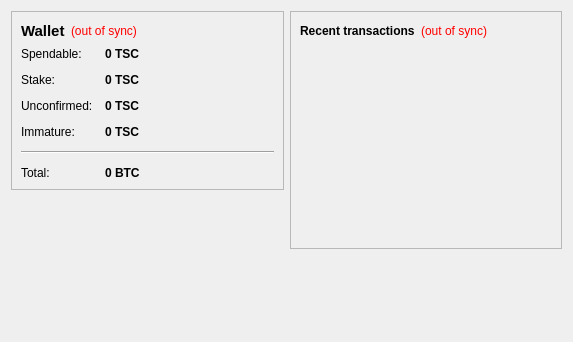
<?xml version="1.0" encoding="UTF-8"?>
<ui version="4.0">
 <class>OverviewPage</class>
 <widget class="QWidget" name="OverviewPage">
  <property name="geometry">
   <rect>
    <x>0</x>
    <y>0</y>
    <width>573</width>
    <height>342</height>
   </rect>
  </property>
  <property name="windowTitle">
   <string>Form</string>
  </property>
  <layout class="QHBoxLayout" name="horizontalLayout" stretch="1,1">
   <item>
    <layout class="QVBoxLayout" name="verticalLayout_2">
     <item>
      <widget class="QFrame" name="frame">
       <property name="frameShape">
        <enum>QFrame::StyledPanel</enum>
       </property>
       <property name="frameShadow">
        <enum>QFrame::Raised</enum>
       </property>
       <layout class="QVBoxLayout" name="verticalLayout_4">
        <item>
         <layout class="QHBoxLayout" name="horizontalLayout_4">
          <item>
           <widget class="QLabel" name="label_5">
            <property name="font">
             <font>
              <pointsize>11</pointsize>
              <weight>75</weight>
              <bold>true</bold>
             </font>
            </property>
            <property name="text">
             <string>Wallet</string>
            </property>
           </widget>
          </item>
          <item>
           <widget class="QLabel" name="labelWalletStatus">
            <property name="toolTip">
             <string>The displayed information may be out of date. Your wallet automatically synchronizes with the Thunderstake network after a connection is established, but this process has not completed yet.</string>
            </property>
            <property name="styleSheet">
             <string notr="true">QLabel { color: red; }</string>
            </property>
            <property name="text">
             <string notr="true">(out of sync)</string>
            </property>
            <property name="alignment">
             <set>Qt::AlignLeading|Qt::AlignLeft|Qt::AlignVCenter</set>
            </property>
           </widget>
          </item>
          <item>
           <spacer name="horizontalSpacer_2">
            <property name="orientation">
             <enum>Qt::Horizontal</enum>
            </property>
            <property name="sizeHint" stdset="0">
             <size>
              <width>40</width>
              <height>20</height>
             </size>
            </property>
           </spacer>
          </item>
         </layout>
        </item>
        <item>
         <layout class="QFormLayout" name="formLayout_2">
          <property name="fieldGrowthPolicy">
           <enum>QFormLayout::AllNonFixedFieldsGrow</enum>
          </property>
          <property name="horizontalSpacing">
           <number>12</number>
          </property>
          <property name="verticalSpacing">
           <number>12</number>
          </property>
          <item row="0" column="0">
           <widget class="QLabel" name="label">
            <property name="text">
             <string>Spendable:</string>
            </property>
           </widget>
          </item>
          <item row="0" column="1">
           <widget class="QLabel" name="labelBalance">
            <property name="font">
             <font>
              <weight>75</weight>
              <bold>true</bold>
             </font>
            </property>
            <property name="cursor">
             <cursorShape>IBeamCursor</cursorShape>
            </property>
            <property name="toolTip">
             <string>Your current spendable balance</string>
            </property>
            <property name="text">
             <string notr="true">0 TSC</string>
            </property>
            <property name="textInteractionFlags">
             <set>Qt::LinksAccessibleByMouse|Qt::TextSelectableByKeyboard|Qt::TextSelectableByMouse</set>
            </property>
           </widget>
          </item>
          <item row="1" column="0">
           <widget class="QLabel" name="label_6">
            <property name="text">
             <string>Stake:</string>
            </property>
           </widget>
          </item>
          <item row="1" column="1">
           <widget class="QLabel" name="labelStake">
            <property name="font">
             <font>
              <weight>75</weight>
              <bold>true</bold>
             </font>
            </property>
            <property name="cursor">
             <cursorShape>IBeamCursor</cursorShape>
            </property>
            <property name="toolTip">
             <string>Total of coins that was staked, and do not yet count toward the current balance</string>
            </property>
            <property name="text">
             <string notr="true">0 TSC</string>
            </property>
            <property name="textInteractionFlags">
             <set>Qt::LinksAccessibleByMouse|Qt::TextSelectableByKeyboard|Qt::TextSelectableByMouse</set>
            </property>
           </widget>
          </item>
          <item row="2" column="0">
           <widget class="QLabel" name="label_3">
            <property name="text">
             <string>Unconfirmed:</string>
            </property>
           </widget>
          </item>
          <item row="2" column="1">
           <widget class="QLabel" name="labelUnconfirmed">
            <property name="font">
             <font>
              <weight>75</weight>
              <bold>true</bold>
             </font>
            </property>
            <property name="cursor">
             <cursorShape>IBeamCursor</cursorShape>
            </property>
            <property name="toolTip">
             <string>Total of transactions that have yet to be confirmed, and do not yet count toward the current balance</string>
            </property>
            <property name="text">
             <string notr="true">0 TSC</string>
            </property>
            <property name="textInteractionFlags">
             <set>Qt::LinksAccessibleByMouse|Qt::TextSelectableByKeyboard|Qt::TextSelectableByMouse</set>
            </property>
           </widget>
          </item>
          <item row="3" column="0">
           <widget class="QLabel" name="labelImmatureText">
            <property name="text">
             <string>Immature:</string>
            </property>
           </widget>
          </item>
          <item row="3" column="1">
           <widget class="QLabel" name="labelImmature">
            <property name="font">
             <font>
              <weight>75</weight>
              <bold>true</bold>
             </font>
            </property>
            <property name="toolTip">
             <string>Mined balance that has not yet matured</string>
            </property>
            <property name="text">
             <string notr="true">0 TSC</string>
            </property>
            <property name="textInteractionFlags">
             <set>Qt::LinksAccessibleByMouse|Qt::TextSelectableByKeyboard|Qt::TextSelectableByMouse</set>
            </property>
           </widget>
          </item>
          <item row="4" column="0" colspan="2">
           <widget class="Line" name="line">
            <property name="orientation">
             <enum>Qt::Horizontal</enum>
            </property>
           </widget>
          </item>
          <item row="5" column="0">
           <widget class="QLabel" name="labelTotalText">
            <property name="text">
             <string>Total:</string>
            </property>
           </widget>
          </item>
          <item row="5" column="1">
           <widget class="QLabel" name="labelTotal">
            <property name="font">
             <font>
              <weight>75</weight>
              <bold>true</bold>
             </font>
            </property>
            <property name="cursor">
             <cursorShape>IBeamCursor</cursorShape>
            </property>
            <property name="toolTip">
             <string>Your current total balance</string>
            </property>
            <property name="text">
             <string notr="true">0 BTC</string>
            </property>
            <property name="textInteractionFlags">
             <set>Qt::LinksAccessibleByMouse|Qt::TextSelectableByKeyboard|Qt::TextSelectableByMouse</set>
            </property>
           </widget>
          </item>
         </layout>
        </item>
       </layout>
      </widget>
     </item>
     <item>
      <spacer name="verticalSpacer">
       <property name="orientation">
        <enum>Qt::Vertical</enum>
       </property>
       <property name="sizeHint" stdset="0">
        <size>
         <width>20</width>
         <height>40</height>
        </size>
       </property>
      </spacer>
     </item>
    </layout>
   </item>
   <item>
    <layout class="QVBoxLayout" name="verticalLayout_3">
     <item>
      <widget class="QFrame" name="frame_2">
       <property name="frameShape">
        <enum>QFrame::StyledPanel</enum>
       </property>
       <property name="frameShadow">
        <enum>QFrame::Raised</enum>
       </property>
       <layout class="QVBoxLayout" name="verticalLayout">
        <item>
         <layout class="QHBoxLayout" name="horizontalLayout_2">
          <item>
           <widget class="QLabel" name="label_4">
            <property name="text">
             <string>&lt;b&gt;Recent transactions&lt;/b&gt;</string>
            </property>
           </widget>
          </item>
          <item>
           <widget class="QLabel" name="labelTransactionsStatus">
            <property name="toolTip">
             <string>The displayed information may be out of date. Your wallet automatically synchronizes with the Thunderstake network after a connection is established, but this process has not completed yet.</string>
            </property>
            <property name="styleSheet">
             <string notr="true">QLabel { color: red; }</string>
            </property>
            <property name="text">
             <string notr="true">(out of sync)</string>
            </property>
            <property name="alignment">
             <set>Qt::AlignRight|Qt::AlignTrailing|Qt::AlignVCenter</set>
            </property>
           </widget>
          </item>
          <item>
           <spacer name="horizontalSpacer">
            <property name="orientation">
             <enum>Qt::Horizontal</enum>
            </property>
            <property name="sizeHint" stdset="0">
             <size>
              <width>40</width>
              <height>20</height>
             </size>
            </property>
           </spacer>
          </item>
         </layout>
        </item>
        <item>
         <widget class="QListView" name="listTransactions">
          <property name="styleSheet">
           <string notr="true">QListView { background: transparent; }</string>
          </property>
          <property name="frameShape">
           <enum>QFrame::NoFrame</enum>
          </property>
          <property name="verticalScrollBarPolicy">
           <enum>Qt::ScrollBarAlwaysOff</enum>
          </property>
          <property name="horizontalScrollBarPolicy">
           <enum>Qt::ScrollBarAlwaysOff</enum>
          </property>
          <property name="selectionMode">
           <enum>QAbstractItemView::NoSelection</enum>
          </property>
         </widget>
        </item>
       </layout>
      </widget>
     </item>
     <item>
      <spacer name="verticalSpacer_2">
       <property name="orientation">
        <enum>Qt::Vertical</enum>
       </property>
       <property name="sizeHint" stdset="0">
        <size>
         <width>20</width>
         <height>40</height>
        </size>
       </property>
      </spacer>
     </item>
    </layout>
   </item>
  </layout>
 </widget>
 <resources/>
 <connections/>
</ui>
